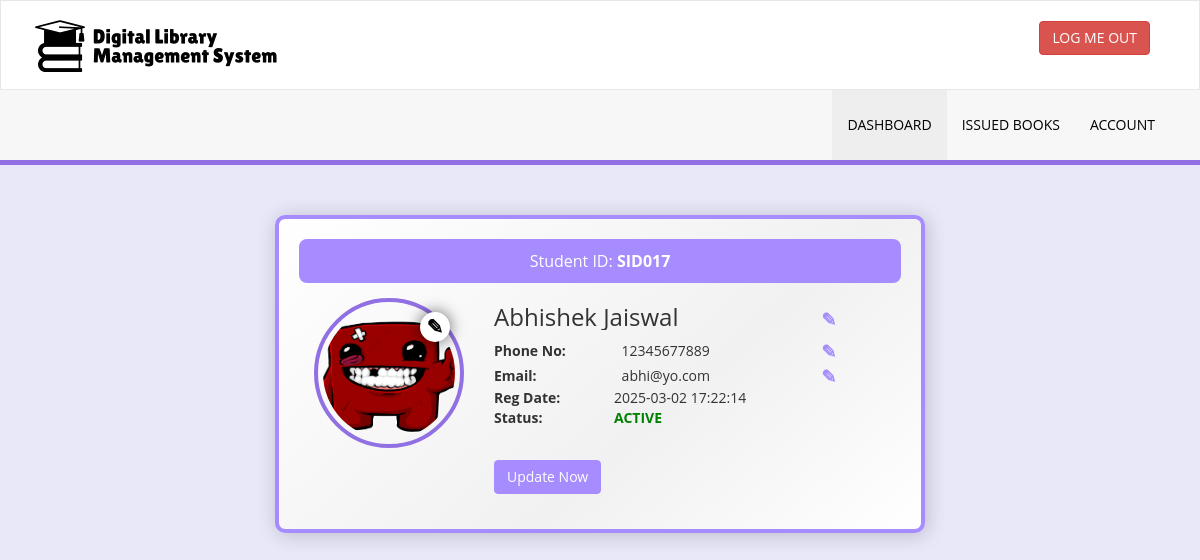
Before: /my-profile.php (signed in) with the older database file.
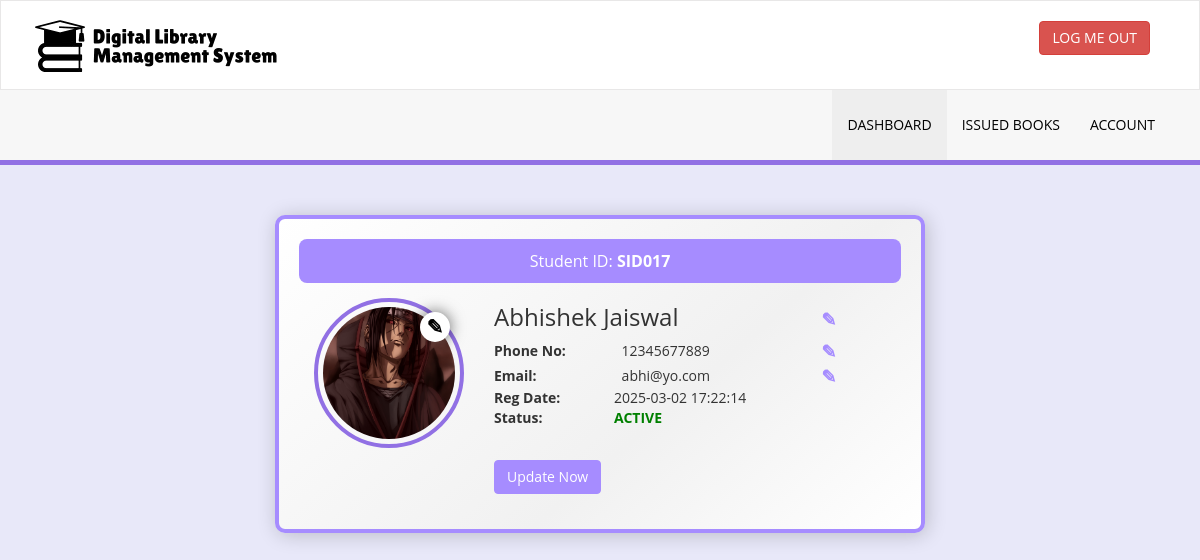
After: the same page with the newer database file.
### tables this page shows
CREATE TABLE `tblstudents` (
  `id` int(11) NOT NULL,
  `StudentId` varchar(100) DEFAULT NULL,
  `FullName` varchar(120) DEFAULT NULL,
  `EmailId` varchar(120) DEFAULT NULL,
  `ProfilePic` varchar(255) DEFAULT NULL,
  `MobileNumber` char(13) DEFAULT NULL,
  `Password` varchar(120) DEFAULT NULL,
  `Status` int(1) DEFAULT NULL,
  `RegDate` timestamp NULL DEFAULT current_timestamp(),
  `UpdationDate` timestamp NULL DEFAULT NULL ON UPDATE current_timestamp()
);

### my-profile.php (the view, shortened to what this page needs)
<?php
include('includes/config.php');
if(strlen($_SESSION['login'])==0) {
    header('location:index.php');
} else {
?>
<!DOCTYPE html>
<html lang="en">
<head>
    <link href="assets/css/bootstrap.css" rel="stylesheet">
    <link href="assets/css/style.css" rel="stylesheet">
</head>
<body>
    <?php include('includes/header.php'); ?>
    <div class="profile-card">
        <div class="profile-header">
            Student ID: <b><?php echo htmlentities($_SESSION['stdid']); ?></b>
        </div>
        <?php
            $sid = $_SESSION['stdid'];
            $sql = "SELECT FullName, EmailId, ProfilePic, MobileNumber, RegDate, UpdationDate, Status FROM tblstudents WHERE StudentId=:sid";
            $query = $dbh->prepare($sql);
            $query->bindParam(':sid', $sid, PDO::PARAM_STR);
            $query->execute();
            $result = $query->fetch(PDO::FETCH_OBJ);
            if ($result) {
        ?>
            <div class="profile-content">
            <form method="POST" enctype="multipart/form-data">
            <div class="profile-img" style="float:left;">
                <img id="profilePic" src="<?php echo htmlentities($result->ProfilePic); ?>" width="100"
                    alt="Profile Image">
                <span class="edit-icon" id="editImageIcon">✎</span>
            </div>
            <div class="profile-details" style="float:left;">
                    <p>
                    <h3>
                        <input type="text" name="fullanme" id="fullanme"
                            value="<?php echo htmlentities($result->FullName); ?>" required>
                    </h3>
                    <span class="edit-icon" onclick="enableEdit('fullanme')">✎</span>
                    </p>
                    <p>
                        <label>Phone No:</label>
                        <input type="number" name="mobileno" id="mobileno" maxlength="13" pattern="\d{10,13}"
                            title="Phone number must be between 10 and 13 digits"
                            value="<?php echo htmlentities($result->MobileNumber); ?>" required>
                        <span class="edit-icon" onclick="enableEdit('mobileno')">✎</span>
                    </p>
                    <p>
                        <label>Email:</label>
                        <input type="email" name="email" id="email"
                            value="<?php echo htmlentities($result->EmailId); ?>" required>
                        <span class="edit-icon" onclick="enableEdit('email')">✎</span>
                    </p>
                    <p>
                        <label>Reg Date:</label>
                        <span class="reg-date"><?php echo htmlentities($result->RegDate); ?></span>
                    </p>
                    <p>
                        <label>Status:</label>
                        <span class="status <?php echo ($result->Status == 1) ? 'active' : 'blocked'; ?>">
                            <?php echo ($result->Status == 1) ? 'ACTIVE' : 'BLOCKED'; ?>
                        </span>
                    </p>
                    <button type="submit" name="update" class="btn btn-primary" style="margin-top:30px;">Update
                        Now</button>
                </div>
            </form>
        </div>
        <?php } ?>
    </div>
</body>
</html>
<?php } ?>

Changed rows visible on the page:
changed tblstudents "Abhishek Jaiswal": ProfilePic: a different picture
